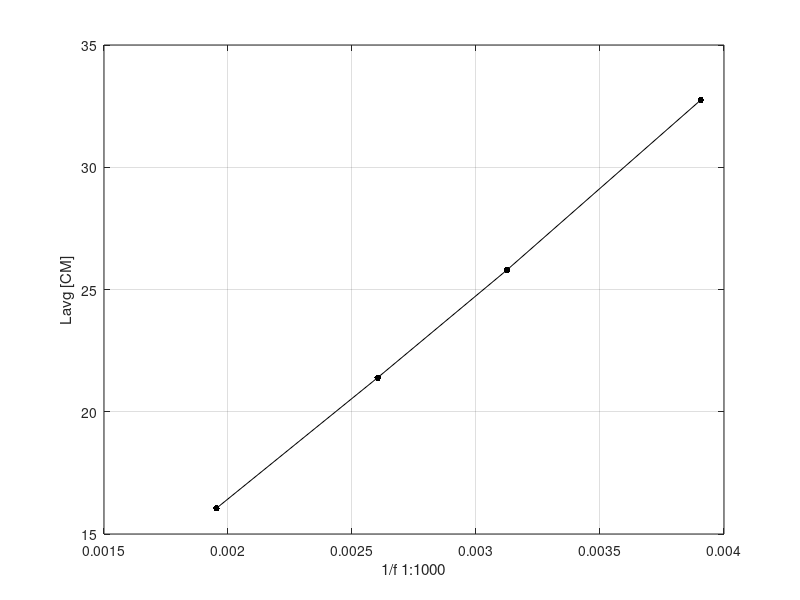

Recreate this plot in MATLAB.
clc;
clear; 

% readings;
frq = [512, 384, 320, 256];
l1 = [16.1, 21.5, 25.5, 32.5];
l2 = [16, 21.3, 26.1, 33];
lavg = (l1 + l2)/2;
rev_frq = (1 ./ frq);
d = 1.7;

%xl = xlim();
%yl = ylim();



plot(rev_frq, lavg, "-k.", "MarkerSize", 15);

% now calculate the slope;
%slope = (gradient(d)./gradient(w));
%n = (d2 - d1) / (w2 - w1);

% calculate the speed;
%p = 1 / (pi * r^2 * n);

% draw slope lines;
%line([w1;w1], [0; d1], "LineStyle", "--", "Color", "r", "MarkerSize", 15);
%line([0;w1], [d1; d1], "LineStyle", "--", "Color", "r", "MarkerSize", 15);
%line([w2;w2], [0; d2], "LineStyle", "--", "Color", "r", "MarkerSize", 15);
%line([0;w2], [d2; d2], "LineStyle", "--", "Color", "r", "MarkerSize", 15);


xlabel("1/f 1:1000");
ylabel("Lavg [CM]");
grid on;

% now show the results;
%disp("الميل = ");
%disp(n);

%disp("speed = ");
%disp(p);

